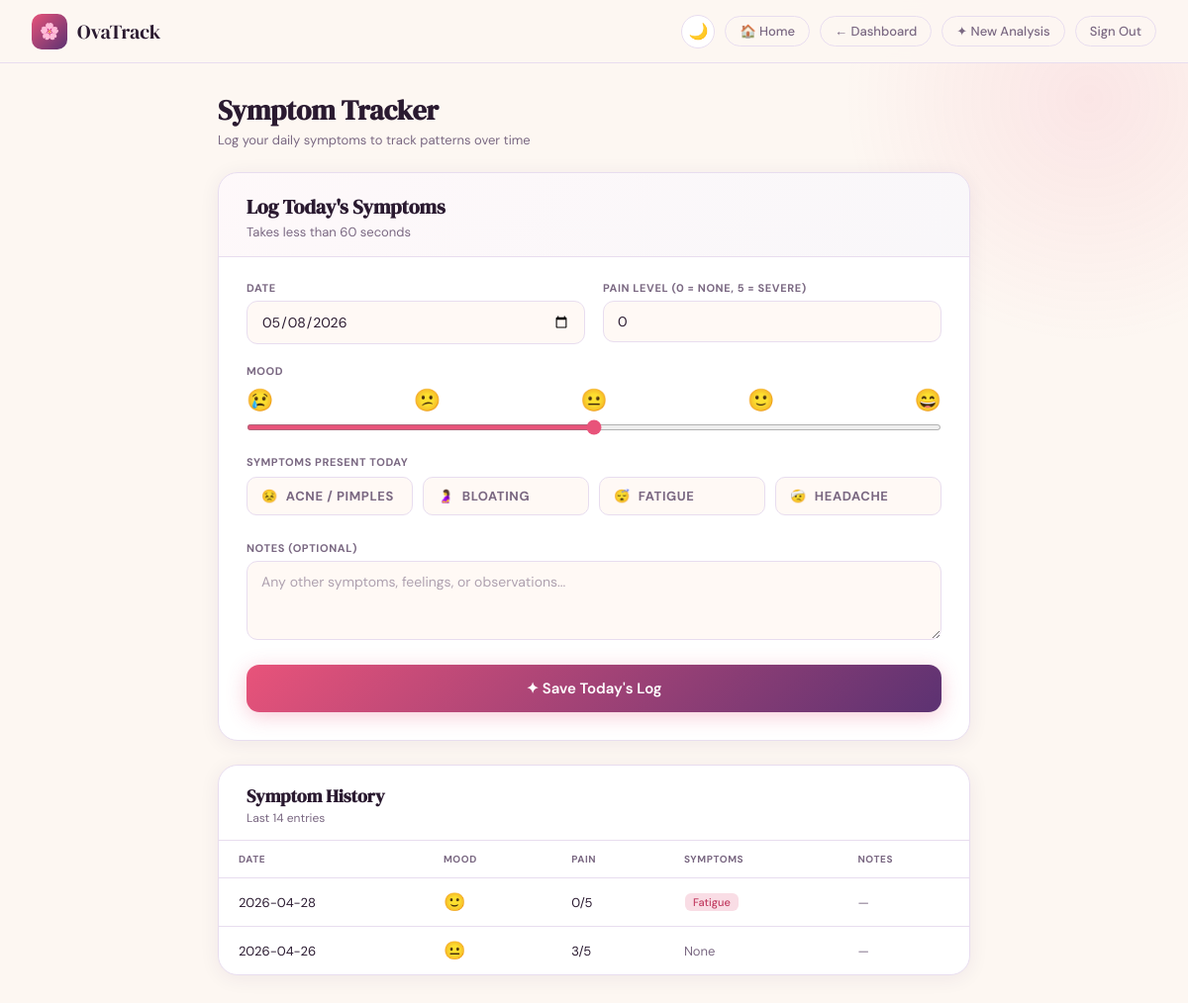
Screenshot of /symptoms (signed in) with the database file from the repository.
### tables this page shows
CREATE TABLE symptoms (
            id         INTEGER PRIMARY KEY AUTOINCREMENT,
            user_id    INTEGER NOT NULL,
            log_date   TEXT NOT NULL,
            mood       INTEGER,
            pain_level INTEGER,
            acne       INTEGER DEFAULT 0,
            bloating   INTEGER DEFAULT 0,
            fatigue    INTEGER DEFAULT 0,
            headache   INTEGER DEFAULT 0,
            notes      TEXT,
            created    TEXT DEFAULT (datetime('now'))
        );

### app.py (the view, shortened to what this page needs)
@app.route('/symptoms', methods=['GET','POST'])
@login_required
def symptoms():
    uid     = session['user_id']
    message = None
    with get_db() as db:
        logs = db.execute(
            "SELECT * FROM symptoms WHERE user_id=? ORDER BY log_date DESC LIMIT 14",(uid,)
        ).fetchall()
    return render_template('symptoms.html', logs=logs, message=message,
                           today=datetime.today().strftime('%Y-%m-%d'),
                           user_name=session.get('user_name',''))

### app.py (called while the page is built)
def get_db():
    conn = sqlite3.connect(DB)
    conn.row_factory = sqlite3.Row
    return conn

def login_required(f):
    @wraps(f)
    def decorated(*args, **kwargs):
        if not session.get('user_id'):
            return redirect(url_for('login'))
        return f(*args, **kwargs)
    return decorated

### templates/symptoms.html (shortened to what this page needs)
<!DOCTYPE html>
<html lang="en">
<head>
</head>
<body>
<header>
  <div class="logo">
    <div class="logo-icon">🌸</div>
    <div class="logo-text">OvaTrack</div>
  </div>
  <div class="nav-right">
    <button class="theme-btn" onclick="toggleTheme()" id="theme-btn">🌙</button>
    <a href="/go-home" class="nav-link">
      <span class="lang-en">🏠 Home</span><span class="lang-hi">🏠 होम</span>
    </a>
    <a href="/dashboard" class="nav-link">
      <span class="lang-en">← Dashboard</span><span class="lang-hi">← डैशबोर्ड</span>
    </a>
    <a href="/app" class="nav-link">
      <span class="lang-en">✦ New Analysis</span><span class="lang-hi">✦ नया विश्लेषण</span>
    </a>
    <a href="/signout" class="nav-link">
      <span class="lang-en">Sign Out</span><span class="lang-hi">साइन आउट</span>
    </a>
  </div>
</header>
<div class="page">
  <div class="page-title">
    <h1>
      <span class="lang-en">Symptom Tracker</span>
    </h1>
    <p>
      <span class="lang-en">Log your daily symptoms to track patterns over time</span>
    </p>
  </div>
  <div class="log-card">
    <div class="log-card-hdr">
      <h2>
        <span class="lang-en">Log Today's Symptoms</span>
      </h2>
      <p>
        <span class="lang-en">Takes less than 60 seconds</span>
      </p>
    </div>
    <div class="log-body">
      <form method="POST">
        <div class="form-row">
          <div>
            <label>
              <span class="lang-en">DATE</span>
            </label>
            <input type="date" name="log_date" value="{{ today }}" required>
          </div>
          <div>
            <label>
              <span class="lang-en">PAIN LEVEL (0 = NONE, 5 = SEVERE)</span>
            </label>
            <input type="number" name="pain_level" min="0" max="5" value="0">
          </div>
        </div>
        <div class="mood-row">
          <label>
            <span class="lang-en">MOOD</span>
          </label>
          <div class="mood-track">
            <span>😢</span><span>😕</span><span>😐</span><span>🙂</span><span>😄</span>
          </div>
          <input type="range" name="mood" min="1" max="5" value="3">
        </div>
        <div class="check-section">
          <label>
            <span class="lang-en">SYMPTOMS PRESENT TODAY</span>
          </label>
          <div class="check-grid">
            <label class="check-item">
              <div class="check-box">😣 <span class="lang-en">Acne / Pimples</span><span class="lang-hi">मुंहासे</span></div>
            </label>
            <label class="check-item">
              <div class="check-box">🤰 <span class="lang-en">Bloating</span><span class="lang-hi">सूजन</span></div>
            </label>
            <label class="check-item">
              <div class="check-box">😴 <span class="lang-en">Fatigue</span><span class="lang-hi">थकान</span></div>
            </label>
            <label class="check-item">
              <div class="check-box">🤕 <span class="lang-en">Headache</span><span class="lang-hi">सिरदर्द</span></div>
            </label>
          </div>
        </div>
        <div style="margin-bottom:20px">
          <label>
            <span class="lang-en">NOTES (OPTIONAL)</span>
          </label>
          <textarea name="notes" id="notes-area"></textarea>
        </div>
        <button type="submit" class="submit-btn">
          ✦ <span class="lang-en">Save Today's Log</span><span class="lang-hi">आज का लॉग सहेजें</span>
        </button>
      </form>
    </div>
  </div>
  <div class="hist-card">
    <div class="hist-hdr">
      <h2>
        <span class="lang-en">Symptom History</span>
      </h2>
      <p>
        <span class="lang-en">Last 14 entries</span>
      </p>
    </div>
    {% if logs %}
    <div style="overflow-x:auto">
      <table>
        <thead>
          <tr>
            <th><span class="lang-en">Date</span><span class="lang-hi">तारीख</span></th>
            <th><span class="lang-en">Mood</span><span class="lang-hi">मूड</span></th>
            <th><span class="lang-en">Pain</span><span class="lang-hi">दर्द</span></th>
            <th><span class="lang-en">Symptoms</span><span class="lang-hi">लक्षण</span></th>
            <th><span class="lang-en">Notes</span><span class="lang-hi">नोट्स</span></th>
          </tr>
        </thead>
        <tbody>
          {% set mood_emoji = ['😢','😕','😐','🙂','😄'] %}
          {% for s in logs %}
          <tr>
            <td>{{ s.log_date }}</td>
            <td style="font-size:18px">{{ mood_emoji[s.mood - 1] if s.mood and s.mood >= 1 and s.mood <= 5 else '😐' }}</td>
            <td>{{ s.pain_level }}/5</td>
            <td>
              {% if s.fatigue %}<span class="pill"><span class="lang-en">Fatigue</span><span class="lang-hi">थकान</span></span>{% endif %}
              {% if not s.acne and not s.bloating and not s.fatigue and not s.headache %}
                <span style="color:var(--muted)"><span class="lang-en">None</span><span class="lang-hi">कोई नहीं</span></span>
              {% endif %}
            </td>
            <td style="color:var(--muted);max-width:160px;overflow:hidden;white-space:nowrap;text-overflow:ellipsis">
              {{ s.notes or '—' }}
            </td>
          </tr>
          {% endfor %}
        </tbody>
      </table>
    </div>
    {% else %}
    <div class="no-data">
      <span class="lang-en">No symptoms logged yet. Use the form above to start tracking.</span>
      <span class="lang-hi">अभी तक कोई लक्षण लॉग नहीं। ट्रैकिंग शुरू करने के लिए ऊपर का फॉर्म भरें।</span>
    </div>
    {% endif %}
  </div>
</div>
</body>
</html>

### rows the page displays
symptoms: log_date "2026-04-28", mood "🙂", pain_level "0", fatigue "Fatigue", notes "—"
symptoms: log_date "2026-04-26", mood "😐", pain_level "3", acne "None", notes "—"
